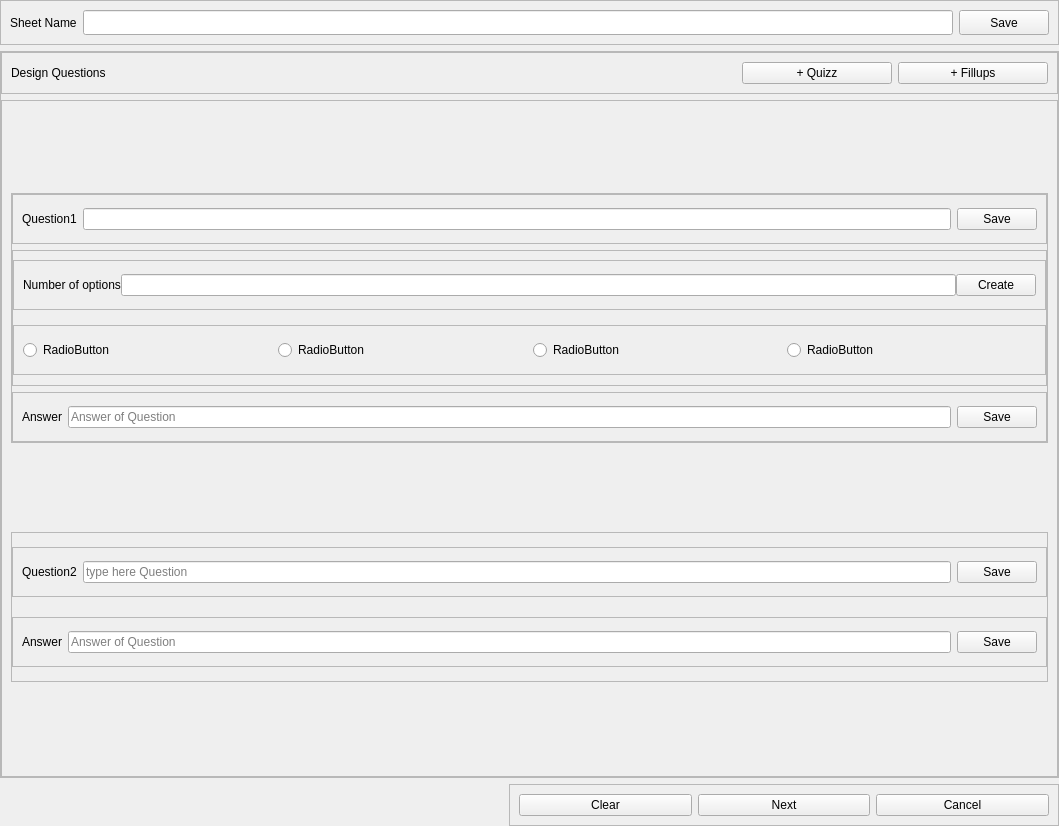
<?xml version="1.0" encoding="UTF-8"?>
<ui version="4.0">
 <class>Frame</class>
 <widget class="QFrame" name="Frame">
  <property name="windowModality">
   <enum>Qt::ApplicationModal</enum>
  </property>
  <property name="enabled">
   <bool>true</bool>
  </property>
  <property name="geometry">
   <rect>
    <x>0</x>
    <y>0</y>
    <width>1059</width>
    <height>826</height>
   </rect>
  </property>
  <property name="minimumSize">
   <size>
    <width>750</width>
    <height>550</height>
   </size>
  </property>
  <property name="windowTitle">
   <string>Frame</string>
  </property>
  <property name="styleSheet">
   <string notr="true"/>
  </property>
  <layout class="QVBoxLayout" name="verticalLayout">
   <property name="leftMargin">
    <number>0</number>
   </property>
   <property name="topMargin">
    <number>0</number>
   </property>
   <property name="rightMargin">
    <number>0</number>
   </property>
   <property name="bottomMargin">
    <number>0</number>
   </property>
   <item>
    <widget class="QFrame" name="frame">
     <property name="maximumSize">
      <size>
       <width>16777215</width>
       <height>50</height>
      </size>
     </property>
     <property name="styleSheet">
      <string notr="true">margin:0;
</string>
     </property>
     <property name="frameShape">
      <enum>QFrame::StyledPanel</enum>
     </property>
     <property name="frameShadow">
      <enum>QFrame::Raised</enum>
     </property>
     <layout class="QHBoxLayout" name="horizontalLayout">
      <item>
       <widget class="QLabel" name="label">
        <property name="minimumSize">
         <size>
          <width>0</width>
          <height>25</height>
         </size>
        </property>
        <property name="maximumSize">
         <size>
          <width>150</width>
          <height>16777215</height>
         </size>
        </property>
        <property name="layoutDirection">
         <enum>Qt::LeftToRight</enum>
        </property>
        <property name="text">
         <string>Sheet Name</string>
        </property>
       </widget>
      </item>
      <item>
       <widget class="QLineEdit" name="lineEdit">
        <property name="minimumSize">
         <size>
          <width>0</width>
          <height>25</height>
         </size>
        </property>
        <property name="maximumSize">
         <size>
          <width>16777215</width>
          <height>16777215</height>
         </size>
        </property>
       </widget>
      </item>
      <item>
       <widget class="QPushButton" name="pushButton">
        <property name="minimumSize">
         <size>
          <width>90</width>
          <height>25</height>
         </size>
        </property>
        <property name="maximumSize">
         <size>
          <width>150</width>
          <height>60</height>
         </size>
        </property>
        <property name="text">
         <string>Save</string>
        </property>
       </widget>
      </item>
     </layout>
    </widget>
   </item>
   <item>
    <widget class="QFrame" name="frame_2">
     <property name="styleSheet">
      <string notr="true"/>
     </property>
     <property name="frameShape">
      <enum>QFrame::StyledPanel</enum>
     </property>
     <property name="frameShadow">
      <enum>QFrame::Raised</enum>
     </property>
     <layout class="QVBoxLayout" name="verticalLayout_2">
      <property name="leftMargin">
       <number>0</number>
      </property>
      <property name="topMargin">
       <number>0</number>
      </property>
      <property name="rightMargin">
       <number>0</number>
      </property>
      <property name="bottomMargin">
       <number>0</number>
      </property>
      <item>
       <widget class="QFrame" name="frame_4">
        <property name="styleSheet">
         <string notr="true"/>
        </property>
        <property name="frameShape">
         <enum>QFrame::StyledPanel</enum>
        </property>
        <property name="frameShadow">
         <enum>QFrame::Raised</enum>
        </property>
        <layout class="QHBoxLayout" name="horizontalLayout_3">
         <item>
          <widget class="QLabel" name="label_2">
           <property name="text">
            <string>Design Questions</string>
           </property>
          </widget>
         </item>
         <item>
          <widget class="QPushButton" name="pushButton_6">
           <property name="maximumSize">
            <size>
             <width>150</width>
             <height>16777215</height>
            </size>
           </property>
           <property name="text">
            <string>+ Quizz</string>
           </property>
          </widget>
         </item>
         <item>
          <widget class="QPushButton" name="pushButton_5">
           <property name="maximumSize">
            <size>
             <width>150</width>
             <height>16777215</height>
            </size>
           </property>
           <property name="text">
            <string>+ Fillups</string>
           </property>
          </widget>
         </item>
        </layout>
       </widget>
      </item>
      <item>
       <widget class="QScrollArea" name="scrollArea">
        <property name="widgetResizable">
         <bool>true</bool>
        </property>
        <widget class="QWidget" name="scrollAreaWidgetContents_2">
         <property name="geometry">
          <rect>
           <x>0</x>
           <y>0</y>
           <width>1055</width>
           <height>669</height>
          </rect>
         </property>
         <layout class="QVBoxLayout" name="verticalLayout_3">
          <item>
           <widget class="QFrame" name="frame_5">
            <property name="maximumSize">
             <size>
              <width>16777215</width>
              <height>250</height>
             </size>
            </property>
            <property name="styleSheet">
             <string notr="true"/>
            </property>
            <property name="frameShape">
             <enum>QFrame::StyledPanel</enum>
            </property>
            <property name="frameShadow">
             <enum>QFrame::Raised</enum>
            </property>
            <layout class="QVBoxLayout" name="verticalLayout_4">
             <property name="leftMargin">
              <number>0</number>
             </property>
             <property name="topMargin">
              <number>0</number>
             </property>
             <property name="rightMargin">
              <number>0</number>
             </property>
             <property name="bottomMargin">
              <number>0</number>
             </property>
             <item>
              <widget class="QFrame" name="frame_7">
               <property name="maximumSize">
                <size>
                 <width>16777215</width>
                 <height>50</height>
                </size>
               </property>
               <property name="frameShape">
                <enum>QFrame::StyledPanel</enum>
               </property>
               <property name="frameShadow">
                <enum>QFrame::Raised</enum>
               </property>
               <layout class="QHBoxLayout" name="horizontalLayout_4">
                <item>
                 <widget class="QLabel" name="label_3">
                  <property name="text">
                   <string>Question1</string>
                  </property>
                 </widget>
                </item>
                <item>
                 <widget class="QLineEdit" name="lineEdit_2"/>
                </item>
                <item>
                 <widget class="QPushButton" name="pushButton_7">
                  <property name="text">
                   <string>Save</string>
                  </property>
                 </widget>
                </item>
               </layout>
              </widget>
             </item>
             <item>
              <widget class="QFrame" name="frame_8">
               <property name="maximumSize">
                <size>
                 <width>16777215</width>
                 <height>150</height>
                </size>
               </property>
               <property name="frameShape">
                <enum>QFrame::StyledPanel</enum>
               </property>
               <property name="frameShadow">
                <enum>QFrame::Raised</enum>
               </property>
               <layout class="QVBoxLayout" name="verticalLayout_5">
                <property name="leftMargin">
                 <number>0</number>
                </property>
                <property name="topMargin">
                 <number>0</number>
                </property>
                <property name="rightMargin">
                 <number>0</number>
                </property>
                <property name="bottomMargin">
                 <number>0</number>
                </property>
                <item>
                 <widget class="QFrame" name="frame_11">
                  <property name="maximumSize">
                   <size>
                    <width>16777215</width>
                    <height>50</height>
                   </size>
                  </property>
                  <property name="frameShape">
                   <enum>QFrame::StyledPanel</enum>
                  </property>
                  <property name="frameShadow">
                   <enum>QFrame::Raised</enum>
                  </property>
                  <layout class="QHBoxLayout" name="horizontalLayout_5">
                   <property name="spacing">
                    <number>0</number>
                   </property>
                   <item>
                    <widget class="QLabel" name="label_4">
                     <property name="text">
                      <string>Number of options</string>
                     </property>
                    </widget>
                   </item>
                   <item>
                    <widget class="QLineEdit" name="lineEdit_3"/>
                   </item>
                   <item>
                    <widget class="QPushButton" name="pushButton_8">
                     <property name="text">
                      <string>Create</string>
                     </property>
                    </widget>
                   </item>
                  </layout>
                 </widget>
                </item>
                <item>
                 <widget class="QFrame" name="frame_10">
                  <property name="maximumSize">
                   <size>
                    <width>16777215</width>
                    <height>50</height>
                   </size>
                  </property>
                  <property name="frameShape">
                   <enum>QFrame::StyledPanel</enum>
                  </property>
                  <property name="frameShadow">
                   <enum>QFrame::Raised</enum>
                  </property>
                  <layout class="QHBoxLayout" name="horizontalLayout_6">
                   <item>
                    <widget class="QRadioButton" name="radioButton">
                     <property name="text">
                      <string>RadioButton</string>
                     </property>
                    </widget>
                   </item>
                   <item>
                    <widget class="QRadioButton" name="radioButton_2">
                     <property name="text">
                      <string>RadioButton</string>
                     </property>
                    </widget>
                   </item>
                   <item>
                    <widget class="QRadioButton" name="radioButton_3">
                     <property name="text">
                      <string>RadioButton</string>
                     </property>
                    </widget>
                   </item>
                   <item>
                    <widget class="QRadioButton" name="radioButton_4">
                     <property name="text">
                      <string>RadioButton</string>
                     </property>
                    </widget>
                   </item>
                  </layout>
                 </widget>
                </item>
               </layout>
              </widget>
             </item>
             <item>
              <widget class="QFrame" name="frame_9">
               <property name="maximumSize">
                <size>
                 <width>16777215</width>
                 <height>50</height>
                </size>
               </property>
               <property name="frameShape">
                <enum>QFrame::StyledPanel</enum>
               </property>
               <property name="frameShadow">
                <enum>QFrame::Raised</enum>
               </property>
               <layout class="QHBoxLayout" name="horizontalLayout_7">
                <item>
                 <widget class="QLabel" name="label_5">
                  <property name="text">
                   <string>Answer</string>
                  </property>
                 </widget>
                </item>
                <item>
                 <widget class="QLineEdit" name="lineEdit_4">
                  <property name="placeholderText">
                   <string>Answer of Question</string>
                  </property>
                 </widget>
                </item>
                <item>
                 <widget class="QPushButton" name="pushButton_9">
                  <property name="text">
                   <string>Save</string>
                  </property>
                 </widget>
                </item>
               </layout>
              </widget>
             </item>
            </layout>
           </widget>
          </item>
          <item>
           <widget class="QFrame" name="frame_6">
            <property name="maximumSize">
             <size>
              <width>16777215</width>
              <height>150</height>
             </size>
            </property>
            <property name="frameShape">
             <enum>QFrame::StyledPanel</enum>
            </property>
            <property name="frameShadow">
             <enum>QFrame::Raised</enum>
            </property>
            <layout class="QVBoxLayout" name="verticalLayout_6">
             <property name="leftMargin">
              <number>0</number>
             </property>
             <property name="topMargin">
              <number>0</number>
             </property>
             <property name="rightMargin">
              <number>0</number>
             </property>
             <property name="bottomMargin">
              <number>0</number>
             </property>
             <item>
              <widget class="QFrame" name="frame_12">
               <property name="maximumSize">
                <size>
                 <width>16777215</width>
                 <height>50</height>
                </size>
               </property>
               <property name="frameShape">
                <enum>QFrame::StyledPanel</enum>
               </property>
               <property name="frameShadow">
                <enum>QFrame::Raised</enum>
               </property>
               <layout class="QHBoxLayout" name="horizontalLayout_8">
                <item>
                 <widget class="QLabel" name="label_6">
                  <property name="text">
                   <string>Question2</string>
                  </property>
                 </widget>
                </item>
                <item>
                 <widget class="QLineEdit" name="lineEdit_5">
                  <property name="placeholderText">
                   <string>type here Question</string>
                  </property>
                 </widget>
                </item>
                <item>
                 <widget class="QPushButton" name="pushButton_10">
                  <property name="text">
                   <string>Save</string>
                  </property>
                 </widget>
                </item>
               </layout>
              </widget>
             </item>
             <item>
              <widget class="QFrame" name="frame_13">
               <property name="maximumSize">
                <size>
                 <width>16777215</width>
                 <height>50</height>
                </size>
               </property>
               <property name="frameShape">
                <enum>QFrame::StyledPanel</enum>
               </property>
               <property name="frameShadow">
                <enum>QFrame::Raised</enum>
               </property>
               <layout class="QHBoxLayout" name="horizontalLayout_9">
                <item>
                 <widget class="QLabel" name="label_7">
                  <property name="text">
                   <string>Answer</string>
                  </property>
                 </widget>
                </item>
                <item>
                 <widget class="QLineEdit" name="lineEdit_6">
                  <property name="placeholderText">
                   <string>Answer of Question</string>
                  </property>
                 </widget>
                </item>
                <item>
                 <widget class="QPushButton" name="pushButton_11">
                  <property name="text">
                   <string>Save</string>
                  </property>
                 </widget>
                </item>
               </layout>
              </widget>
             </item>
            </layout>
           </widget>
          </item>
         </layout>
        </widget>
       </widget>
      </item>
     </layout>
    </widget>
   </item>
   <item>
    <widget class="QFrame" name="frame_3">
     <property name="minimumSize">
      <size>
       <width>0</width>
       <height>0</height>
      </size>
     </property>
     <property name="maximumSize">
      <size>
       <width>550</width>
       <height>90</height>
      </size>
     </property>
     <property name="layoutDirection">
      <enum>Qt::RightToLeft</enum>
     </property>
     <property name="frameShape">
      <enum>QFrame::StyledPanel</enum>
     </property>
     <property name="frameShadow">
      <enum>QFrame::Raised</enum>
     </property>
     <layout class="QHBoxLayout" name="horizontalLayout_2">
      <property name="spacing">
       <number>6</number>
      </property>
      <item>
       <widget class="QPushButton" name="pushButton_4">
        <property name="text">
         <string>Cancel</string>
        </property>
       </widget>
      </item>
      <item>
       <widget class="QPushButton" name="pushButton_2">
        <property name="text">
         <string>Next</string>
        </property>
       </widget>
      </item>
      <item>
       <widget class="QPushButton" name="pushButton_3">
        <property name="text">
         <string>Clear</string>
        </property>
       </widget>
      </item>
     </layout>
    </widget>
   </item>
  </layout>
 </widget>
 <resources/>
 <connections/>
</ui>
